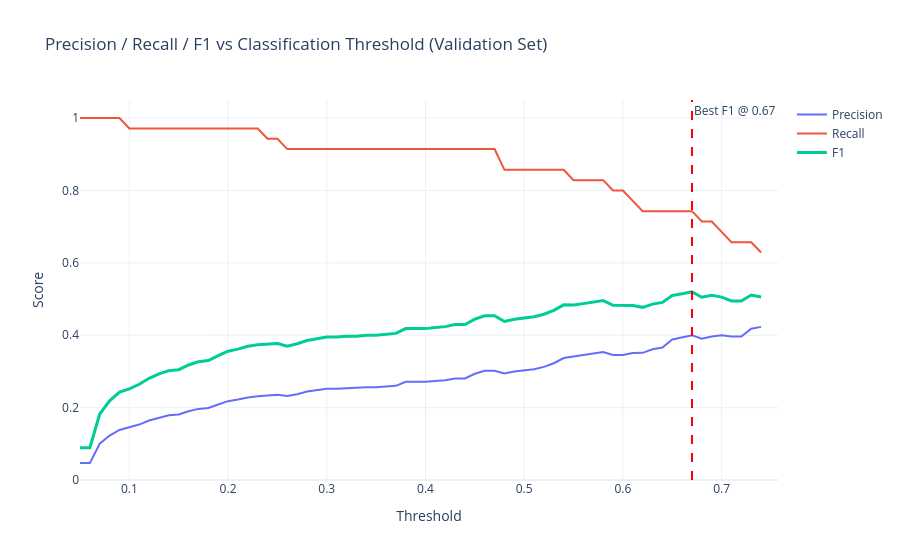

Notebook source saved alongside this figure:
### Code cell
# Plotly threshold analysis chart
fig_thresh = go.Figure()
fig_thresh.add_trace(go.Scatter(x=threshold_df["Threshold"], y=threshold_df["Precision"],
                                 mode="lines", name="Precision"))
fig_thresh.add_trace(go.Scatter(x=threshold_df["Threshold"], y=threshold_df["Recall"],
                                 mode="lines", name="Recall"))
fig_thresh.add_trace(go.Scatter(x=threshold_df["Threshold"], y=threshold_df["F1"],
                                 mode="lines", name="F1", line=dict(width=3)))
fig_thresh.add_vline(x=best_threshold, line_dash="dash", line_color="red",
                      annotation_text=f"Best F1 @ {best_threshold}")

fig_thresh.update_layout(
    title="Precision / Recall / F1 vs Classification Threshold (Validation Set)",
    xaxis_title="Threshold",
    yaxis_title="Score",
    yaxis=dict(range=[0, 1.05]),
    template="plotly_white",
)
fig_thresh.show()
fig_thresh.write_json(str(figures_dir / "threshold_analysis.json"))
fig_thresh.write_html(str(figures_dir / "threshold_analysis.html"))
print(f"Saved threshold analysis charts.")
print(f"Selected threshold: {best_threshold}")
